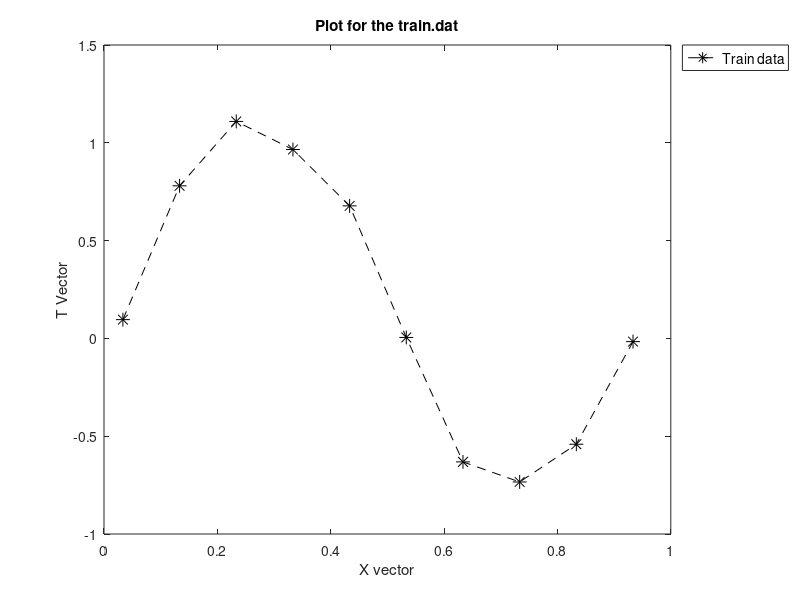

Here is the MATLAB script that generated this plot:
% this script does the following plots your train.dat

%loading your train data and storing in vectors.
data=load('train.dat');
X = data(:,1);
T = data(:,2);

%plotting your train.dat
plot(X,T,"--*k","markersize", 10);
title ('Plot for the train.dat');
h = legend ('Train data');
legend (h, 'location', 'northeastoutside');
set (h, 'fontsize', 10);
xlabel('X vector');
ylabel('T Vector');
